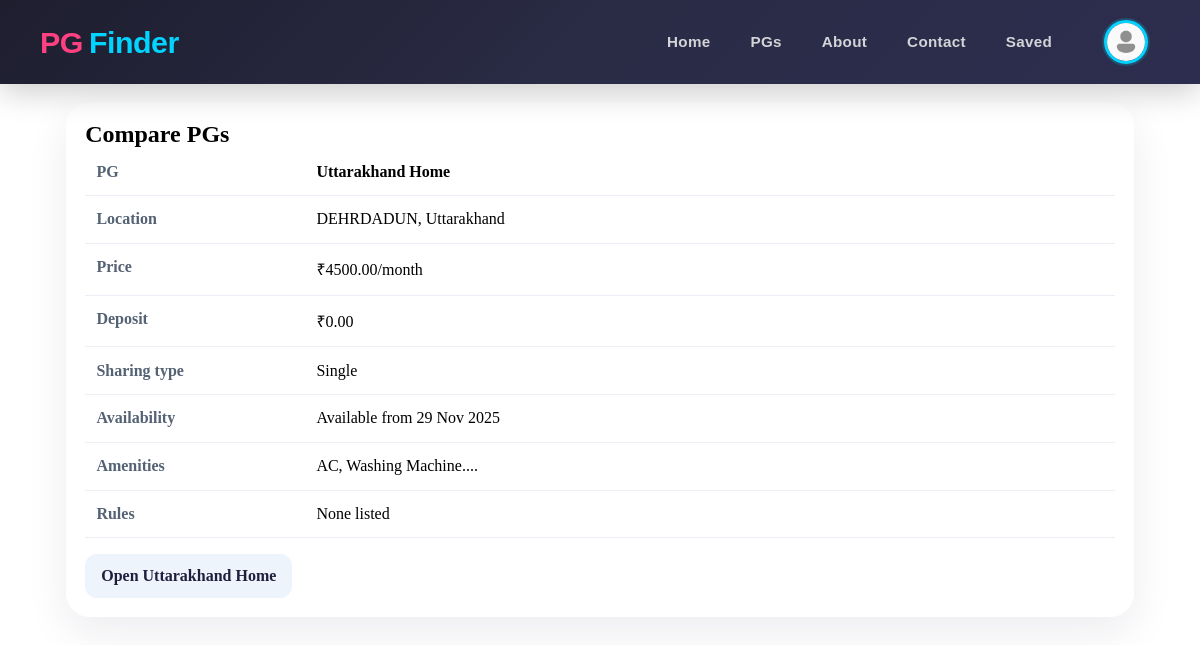
Page /pgs/compare/?compare=19 (signed in) on the committed database.
### pgs/models.py (models this page shows, shortened)
class PgListing(models.Model):
    TYPE_CHOICES = [
        ("boys", "Boys"),
        ("girls", "Girls"),
        ("coed", "Coed"),
        ("family", "Family"),
    ]
    SHARING_CHOICES = [
        ("single", "Single"),
        ("double", "Double"),
        ("triple", "Triple"),
        ("quad", "Quad"),
    ]
    FURNISHING_CHOICES = [
        ("fully_furnished", "Fully Furnished"),
        ("semi_furnished", "Semi Furnished"),
        ("unfurnished", "Unfurnished"),
    ]
    owner = models.ForeignKey(Users, on_delete=models.CASCADE, related_name="pg_listings")
    title = models.CharField(max_length=100)
    slug = models.SlugField(max_length=200, unique=True)
    description = models.TextField()
    address = models.CharField(max_length=255)
    city = models.CharField(max_length=100)
    state = models.CharField(max_length=100)
    pin_code = models.CharField(max_length=10)
    price_per_month = models.DecimalField(max_digits=10, decimal_places=2)
    security_deposit = models.DecimalField(max_digits=10, decimal_places=2, default=0)
    available_from = models.DateField()
    is_available = models.BooleanField(default=True)
    type_of_pg = models.CharField(max_length=20, blank=True, null=True, choices=TYPE_CHOICES)
    amenities = models.TextField(help_text="Comma-separated list of amenities", blank=True, null=True)
    preferred_tenants = models.CharField(
        max_length=255,
        blank=True,
        help_text="Comma-separated preferred tenant types",
    )
    furnishing_status = models.CharField(
        max_length=30,
        choices=FURNISHING_CHOICES,
        default="fully_furnished",
    )
    food_available = models.BooleanField(default=False)
    parking_available = models.BooleanField(default=False)
    wifi_available = models.BooleanField(default=False)
    rules_or_restrictions = models.TextField(blank=True)
    sharing_type = models.CharField(max_length=20, choices=SHARING_CHOICES)
    created_at = models.DateTimeField(auto_now_add=True)
    updated_at = models.DateTimeField(auto_now=True)
    class Meta:
        ordering = ["-created_at"]

### pgs/views.py (the view)
# urls.py: path("compare/", views.compare_pgs, name="compare_pgs"),
@login_required(login_url="user_login")
def compare_pgs(request):
    compare_ids = _active_compare_ids(request)
    compare_pgs = PgListing.objects.filter(id__in=compare_ids).prefetch_related("images")[:3]
    return render(request, "pgs/compare.html", {"compare_pgs": compare_pgs})

### pgs/views.py (called while the page is built)
def _active_compare_ids(request):
    ids = []
    for raw_id in request.GET.getlist("compare"):
        try:
            ids.append(int(raw_id))
        except (TypeError, ValueError):
            continue
    return ids[:3]

### templates/pgs/compare.html (shortened to what this page needs)
{% extends "base.html" %}
{% block content %}
<section class="compare-shell">
  <div class="panel">
    <h1>Compare PGs</h1>
    {% if compare_pgs %}
      <table>
        <tr><th>PG</th>{% for pg in compare_pgs %}<td><strong>{{ pg.title }}</strong></td>{% endfor %}</tr>
        <tr><th>Location</th>{% for pg in compare_pgs %}<td>{{ pg.city }}, {{ pg.state }}</td>{% endfor %}</tr>
        <tr><th>Price</th>{% for pg in compare_pgs %}<td>₹{{ pg.price_per_month }}/month</td>{% endfor %}</tr>
        <tr><th>Deposit</th>{% for pg in compare_pgs %}<td>₹{{ pg.security_deposit }}</td>{% endfor %}</tr>
        <tr><th>Sharing type</th>{% for pg in compare_pgs %}<td>{{ pg.get_sharing_type_display }}</td>{% endfor %}</tr>
        <tr><th>Availability</th>{% for pg in compare_pgs %}<td>{% if pg.is_available %}Available from {{ pg.available_from|date:"d M Y" }}{% else %}Unavailable{% endif %}</td>{% endfor %}</tr>
        <tr><th>Amenities</th>{% for pg in compare_pgs %}<td>{{ pg.amenities|default:"Not listed" }}</td>{% endfor %}</tr>
        <tr><th>Rules</th>{% for pg in compare_pgs %}<td>{{ pg.rules_or_restrictions|default:"None listed" }}</td>{% endfor %}</tr>
      </table>
      <div class="cta">
        {% for pg in compare_pgs %}
          <a href="{% url 'pg_detail' pg.slug %}">Open {{ pg.title }}</a>
        {% endfor %}
      </div>
    {% else %}
      <p>Select up to three listings from the PG list to compare them here.</p>
    {% endif %}
  </div>
</section>
{% endblock %}

### PgFinder/static/css/nav.css (style rules this page uses)
* { margin: 0; padding: 0; box-sizing: border-box; }
html { margin: 0; padding: 0; }
body { margin: 0; padding: 0; padding-top: 70px; }

### templates/pgs/compare.html (style rules this page uses)
.compare-shell { max-width: 1100px; margin: 2rem auto; padding: 0 1rem 3rem; }
.panel { background:white; border-radius:24px; box-shadow:0 16px 42px rgba(30,31,61,0.08); padding:1.2rem; }
table { width:100%; border-collapse:collapse; }
th, td { border-bottom:1px solid #ebeff5; padding:.9rem .7rem; text-align:left; vertical-align:top; }
th { width:220px; color:#546274; }
.cta { margin-top:1rem; display:flex; gap:.8rem; flex-wrap:wrap; }
.cta a { text-decoration:none; background:#eef4fb; color:#1e1f3d; padding:.8rem 1rem; border-radius:12px; font-weight:700; }

### rows in the picture
PgListing: title "Uttarakhand Home", city "DEHRDADUN", state "Uttarakhand", price_per_month "4500.00", security_deposit "0.00", sharing_type "Single", available_from "29 Nov 2025", amenities "AC, Washing Machine....", rules_or_restrictions "None listed"
